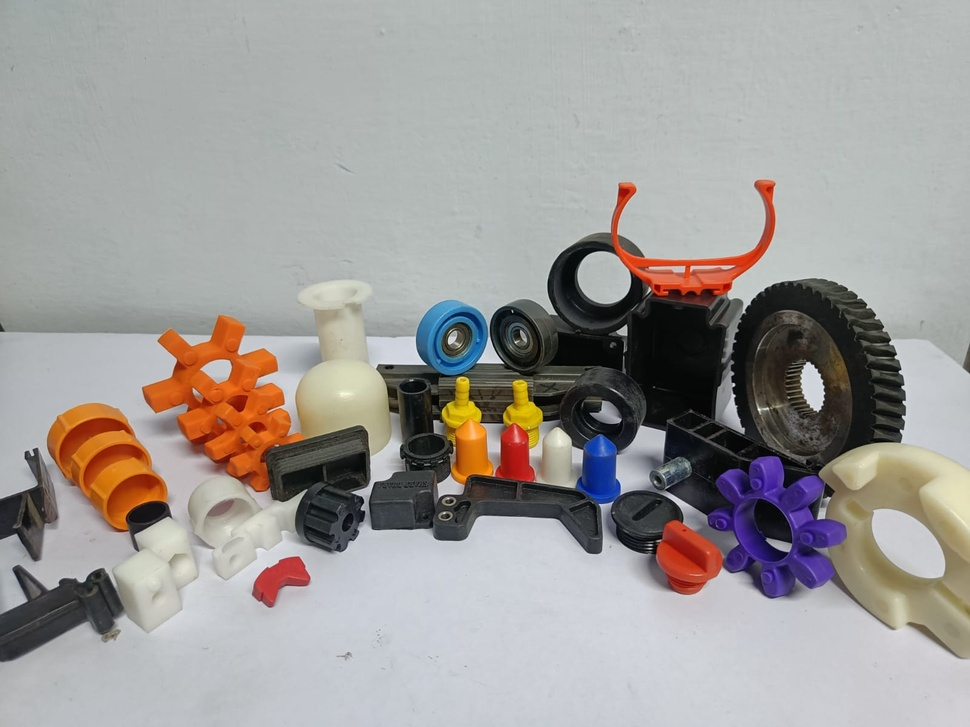
#> input picture WhatsApp Image 2026-11-13 at 2.03.02 PM.jpeg, 970 x 727 px, shrunk from 1600 x 1200 before the run, found by its file name
$ python inspect_regions.py
#> lines starting #> are read from the running program, lines starting #| are printed output that depends on the picture
import os
from PIL import Image
import numpy as np

# In WhatsApp Image 2026-11-13 at 2.03.02 PM.jpeg:
# Let's see what objects exist.
im = Image.open('WhatsApp Image 2026-11-13 at 2.03.02 PM.jpeg')
#> im is the input picture: PIL image 970x727 RGB; mean R, G, B 158.8, 155.5, 153
w, h = im.size
#> w = 970; h = 727

# Let's check color clusters or features of objects
# The background is white/light grey table.
# Any object has colors or shadows.
# Let's print out what is at various regions:
# top-left, top-mid, top-right, mid-left, center, mid-right, bottom-left, bottom-mid, bottom-right
regions = [
    ('top-left', 0.05, 0.20, 0.35, 0.50),
    ('top-mid', 0.35, 0.20, 0.65, 0.50),
    ('top-right', 0.65, 0.20, 0.95, 0.50),
    ('mid-left', 0.05, 0.45, 0.35, 0.75),
    ('mid-center', 0.35, 0.45, 0.65, 0.75),
    ('mid-right', 0.65, 0.45, 0.95, 0.75),
    ('bot-left', 0.05, 0.70, 0.35, 0.95),
    ('bot-mid', 0.35, 0.70, 0.65, 0.95),
    ('bot-right', 0.65, 0.70, 0.95, 0.95),
]

for name, x1, y1, x2, y2 in regions:
    crop = im.crop((int(x1*w), int(y1*h), int(x2*w), int(y2*h)))
    crop.save(f'assets/inspect_master/reg_{name}.jpg')
    arr = np.array(crop)
    # Check non-background pixels (darker than 190 or colored)
    non_bg = np.sum((arr[:,:,0] < 180) | (arr[:,:,1] < 180) | (arr[:,:,2] < 180))
    print(f'{name:12}: non_bg pixels = {non_bg} / {crop.width * crop.height}')
#> this loop made 9 passes
#> non_bg on passes 1 to 9: 58418, 38157, 24724, 46789, 54444, 57795, 18390, 7151, 23740
#| top-left    : non_bg pixels = 58418 / 63438
#| top-mid     : non_bg pixels = 38157 / 63438
#| top-right   : non_bg pixels = 24724 / 63438
#| mid-left    : non_bg pixels = 46789 / 63438
#| mid-center  : non_bg pixels = 54444 / 63438
#| mid-right   : non_bg pixels = 57795 / 63438
#| bot-left    : non_bg pixels = 18390 / 52962
#| bot-mid     : non_bg pixels = 7151 / 52962
#> (further printed lines are left out)
#> pass 1, `crop = im.crop((int(x1*w), int(y1*h), int(x2*w), int(y2*h)))`:
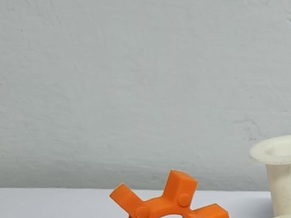
#> crop: PIL image 291x218 RGB; mean R, G, B 171.4, 170.8, 166.5
#> pass 2, `crop = im.crop((int(x1*w), int(y1*h), int(x2*w), int(y2*h)))`:
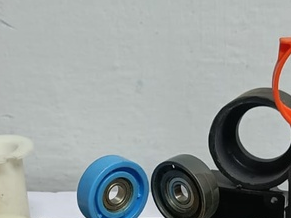
#> crop: PIL image 291x218 RGB; mean R, G, B 149.8, 156.1, 155.8
#> pass 3, `crop = im.crop((int(x1*w), int(y1*h), int(x2*w), int(y2*h)))`:
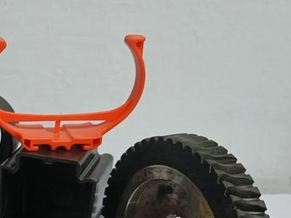
#> crop: PIL image 291x218 RGB; mean R, G, B 144.4, 138.6, 134.5
#> after the loop:
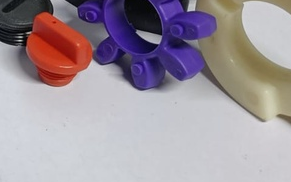
#> crop: PIL image 291x182 RGB; mean R, G, B 160.8, 150, 158.9

$ run again, with WhatsApp Image 2026-11-13 at 2.02.58 PM.jpeg copied over WhatsApp Image 2026-11-13 at 2.03.02 PM.jpeg
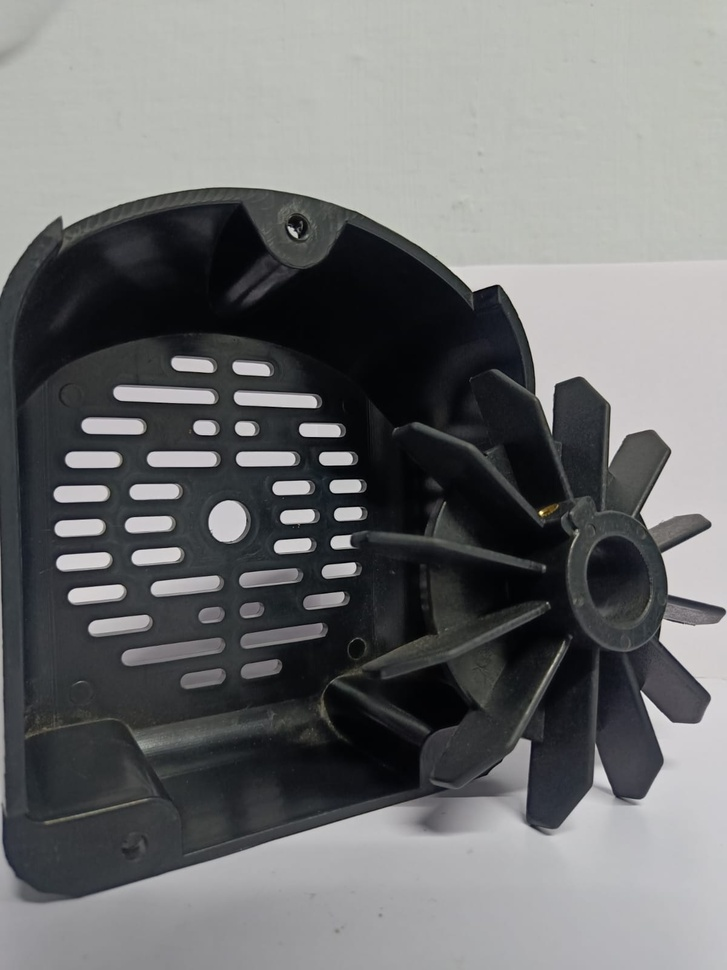
#> input picture WhatsApp Image 2026-11-13 at 2.02.58 PM.jpeg, 727 x 970 px, shrunk from 1200 x 1600 before the run, found by its file name
#> im is the input picture: PIL image 727x970 RGB; mean R, G, B 110.9, 112, 112.5
#> the loop `for name, x1, y1, x2, y2 in regions:` made 9 passes
#> non_bg on passes 1 to 8: 55957, 54671, 21130, 54455, 60158, 57702, 52710, 49106
#> (printed output is left out)
#> pass 1, `crop = im.crop((int(x1*w), int(y1*h), int(x2*w), int(y2*h)))`:
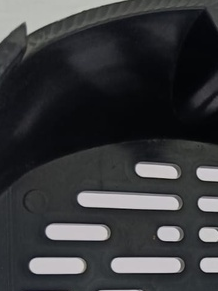
#> crop: PIL image 218x291 RGB; mean R, G, B 55.9, 57, 59.3
#> after the loop `for name, x1, y1, x2, y2 in regions:`:
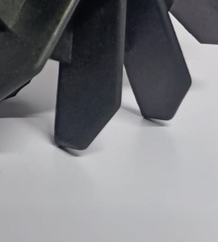
#> crop: PIL image 218x242 RGB; mean R, G, B 127.9, 128.3, 132.1

$ run again, with WhatsApp Image 2026-11-13 at 2.02.59 PM.jpeg copied over WhatsApp Image 2026-11-13 at 2.03.02 PM.jpeg
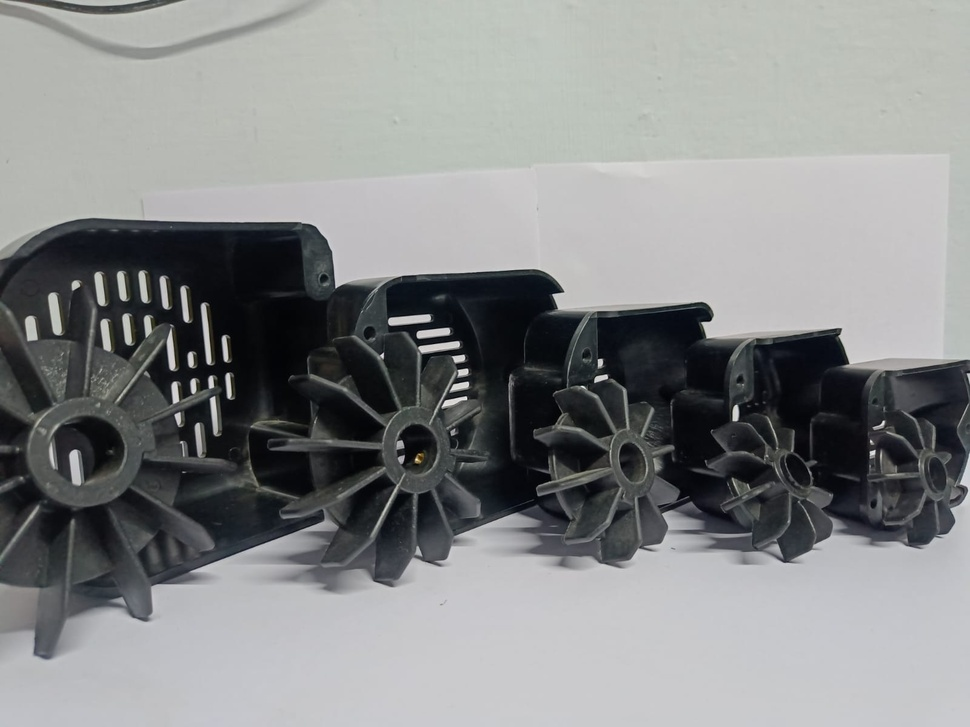
#> input picture WhatsApp Image 2026-11-13 at 2.02.59 PM.jpeg, 970 x 727 px, shrunk from 1600 x 1200 before the run, found by its file name
#> im is the input picture: PIL image 970x727 RGB; mean R, G, B 135.6, 137.4, 137.7
#> the loop `for name, x1, y1, x2, y2 in regions:` made 9 passes
#> non_bg on passes 1 to 8: 45711, 22721, 9157, 61827, 62182, 59661, 26602, 16818
#> (printed output is left out)
#> pass 1, `crop = im.crop((int(x1*w), int(y1*h), int(x2*w), int(y2*h)))`:
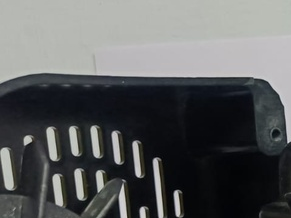
#> crop: PIL image 291x218 RGB; mean R, G, B 92.5, 94.2, 94.8
#> after the loop `for name, x1, y1, x2, y2 in regions:`:
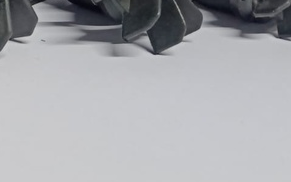
#> crop: PIL image 291x182 RGB; mean R, G, B 168.8, 169.8, 173.9

$ run again, with WhatsApp Image 2026-11-13 at 2.03.00 PM.jpeg copied over WhatsApp Image 2026-11-13 at 2.03.02 PM.jpeg
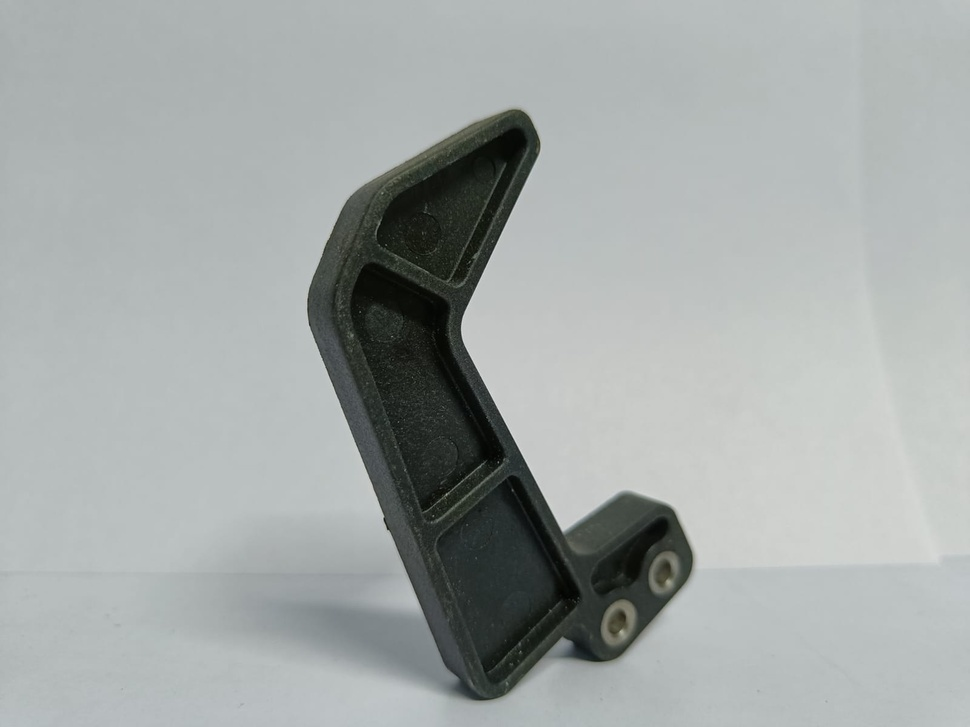
#> input picture WhatsApp Image 2026-11-13 at 2.03.00 PM.jpeg, 970 x 727 px, shrunk from 1600 x 1200 before the run, found by its file name
#> im is the input picture: PIL image 970x727 RGB; mean R, G, B 163.1, 168.4, 167.2
#> the loop `for name, x1, y1, x2, y2 in regions:` made 9 passes
#> non_bg on passes 1 to 8: 42509, 33048, 261, 3842, 37214, 2440, 23183, 50655
#> (printed output is left out)
#> pass 1, `crop = im.crop((int(x1*w), int(y1*h), int(x2*w), int(y2*h)))`:
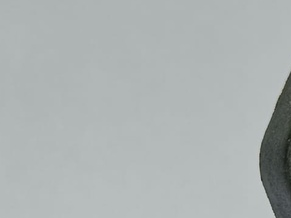
#> crop: PIL image 291x218 RGB; mean R, G, B 172.5, 178.5, 178.3
#> after the loop `for name, x1, y1, x2, y2 in regions:`:
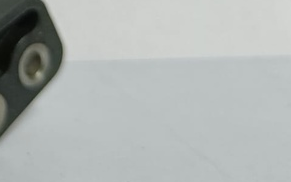
#> crop: PIL image 291x182 RGB; mean R, G, B 175.6, 180.5, 178.8
